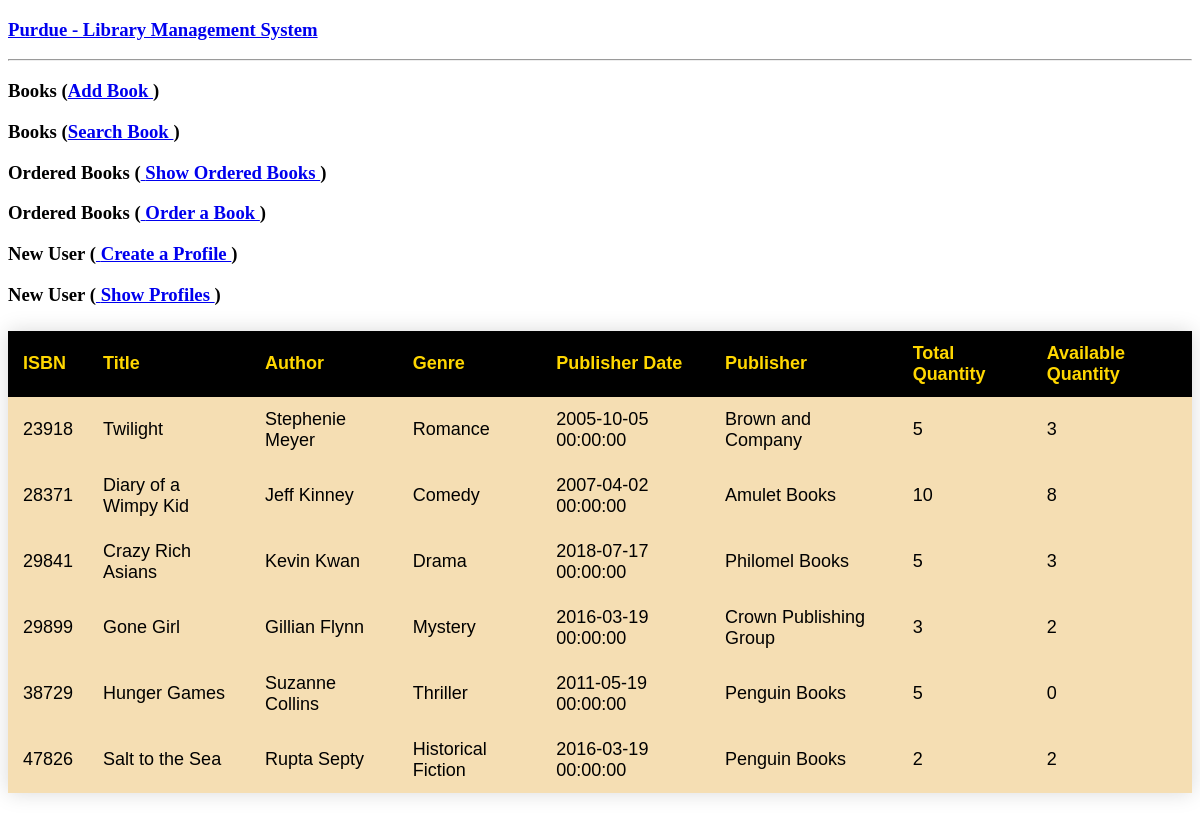
Before: / with the older database file.
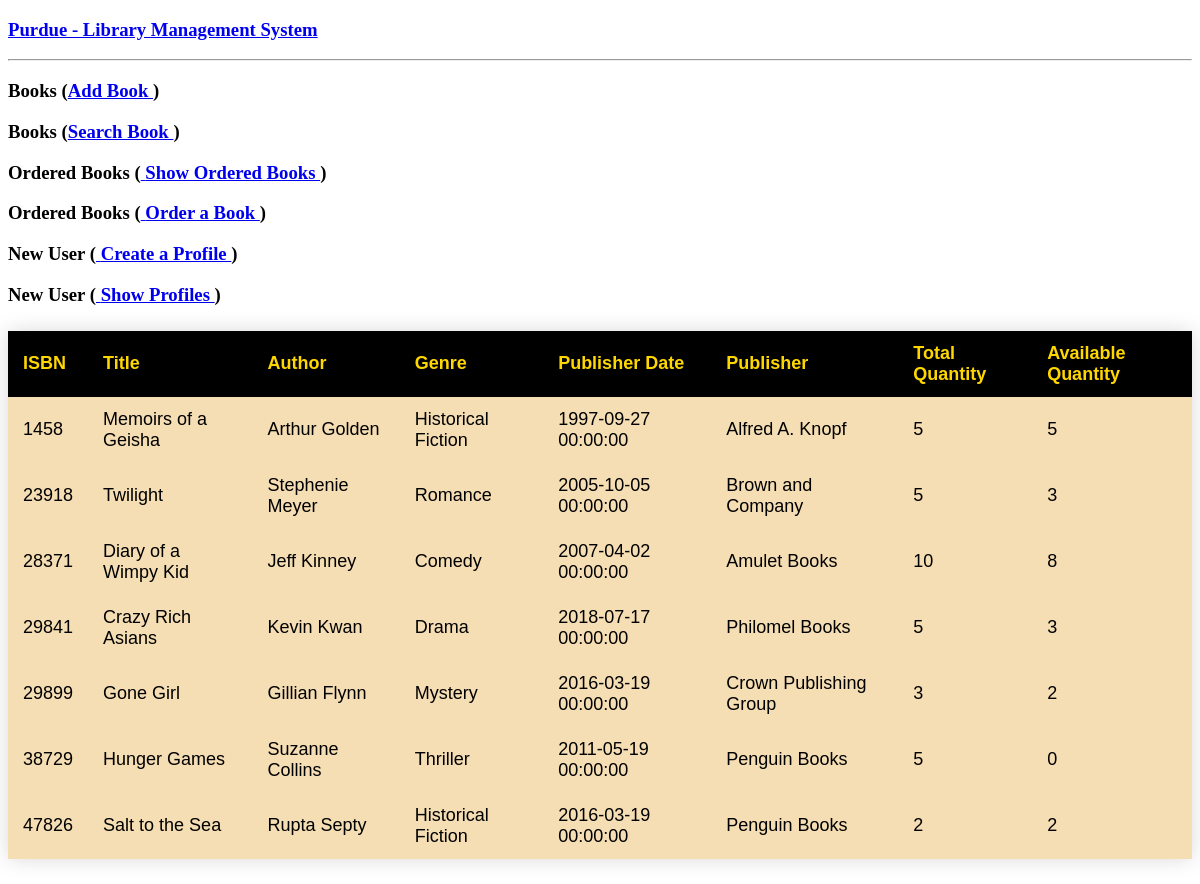
After: the same page with the newer database file.
### app.py (models this page shows, shortened)
class library(db.Model):
    isbn = db.Column(db.Integer, primary_key=True, nullable=False)
    title = db.Column(db.String(200), nullable=False)
    author = db.Column(db.String(200), nullable=False)
    genre = db.Column(db.String(200), nullable=False)
    pub_date = db.Column(db.DateTime, nullable=False)
    publisher = db.Column(db.String(200), nullable=False)
    total_quantity = db.Column(db.Integer, nullable=False)
    available_quantity = db.Column(db.Integer, nullable=True)
    @app.route('/')
    def show_all():
        return render_template('show_all.html', library_books = library.query.all())

### app.py (the view)
    @app.route('/')
    def show_all():
        return render_template('show_all.html', library_books = library.query.all())

### templates/show_all.html (shortened to what this page needs)
<!DOCTYPE html>
<html lang = "en">
   <head>
   </head>
   <body>
      <h3>
         <a href = "{{ url_for('show_all') }}">Purdue - Library
            Management System</a>
      </h3>
      <hr/>
      <h3>Books (<a href = "{{ url_for('new') }}">Add Book
         </a>)</h3>
      <h3>Books (<a href = "{{ url_for('search') }}">Search Book
         </a>)</h3>
      <h3>Ordered Books (<a href = "{{ url_for('show_orders') }}"> Show Ordered Books
         </a>)</h3>
      <h3>Ordered Books (<a href = "{{ url_for('create_order') }}"> Order a Book
         </a>)</h3>
      <h3> New User (<a href = "{{ url_for('create_users') }}"> Create a Profile
      </a>)</h3>
      <h3> New User (<a href = "{{ url_for('show_users') }}"> Show Profiles
      </a>)</h3>
      <table>
         <thead>
            <tr>
               <th>ISBN</th>
               <th>Title</th>
               <th>Author</th>
               <th>Genre</th>
               <th>Publisher Date</th>
               <th>Publisher</th>
               <th>Total Quantity</th>
               <th>Available Quantity</th>
            </tr>
         </thead>
         <tbody>
            {% for book in library_books %}
               <tr>
                  <td>{{ book.isbn }}</td>
                  <td>{{ book.title }}</td>
                  <td>{{ book.author }}</td>
                  <td>{{ book.genre }}</td>
                  <td>{{ book.pub_date }}</td>
                  <td>{{ book.publisher }}</td>
                  <td>{{ book.total_quantity }}</td>
                  <td>{{ book.available_quantity }}</td>
               </tr>
            {% endfor %}
         </tbody>
      </table>
   </body>
</html>

Changed rows visible on the page:
added library: isbn "1458", title "Memoirs of a Geisha", author "Arthur Golden", genre "Historical Fiction", pub_date "1997-09-27 00:00:00", publisher "Alfred A. Knopf", total_quantity "5", available_quantity "5"
